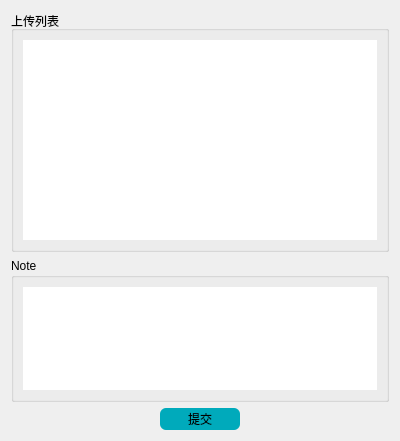
<?xml version="1.0" encoding="UTF-8"?>
<ui version="4.0">
 <class>SubmitAsset</class>
 <widget class="QWidget" name="SubmitAsset">
  <property name="geometry">
   <rect>
    <x>0</x>
    <y>0</y>
    <width>400</width>
    <height>441</height>
   </rect>
  </property>
  <property name="windowTitle">
   <string>资产提交</string>
  </property>
  <layout class="QVBoxLayout" name="verticalLayout">
   <item>
    <layout class="QVBoxLayout" name="verticalLayout_2" stretch="5,3">
     <item>
      <widget class="QGroupBox" name="groupBox_2">
       <property name="title">
        <string>上传列表</string>
       </property>
       <layout class="QVBoxLayout" name="verticalLayout_4">
        <item>
         <widget class="QListWidget" name="SubmitFiles">
          <property name="styleSheet">
           <string notr="true">border-radius:2;</string>
          </property>
         </widget>
        </item>
       </layout>
      </widget>
     </item>
     <item>
      <widget class="QGroupBox" name="groupBox">
       <property name="title">
        <string>Note</string>
       </property>
       <layout class="QVBoxLayout" name="verticalLayout_3">
        <item>
         <widget class="QTextEdit" name="Note">
          <property name="styleSheet">
           <string notr="true">border-radius:2;</string>
          </property>
         </widget>
        </item>
       </layout>
      </widget>
     </item>
    </layout>
   </item>
   <item>
    <layout class="QHBoxLayout" name="horizontalLayout">
     <item>
      <spacer name="horizontalSpacer_2">
       <property name="orientation">
        <enum>Qt::Horizontal</enum>
       </property>
       <property name="sizeHint" stdset="0">
        <size>
         <width>40</width>
         <height>20</height>
        </size>
       </property>
      </spacer>
     </item>
     <item>
      <widget class="QPushButton" name="Submit">
       <property name="sizePolicy">
        <sizepolicy hsizetype="Minimum" vsizetype="Minimum">
         <horstretch>0</horstretch>
         <verstretch>0</verstretch>
        </sizepolicy>
       </property>
       <property name="minimumSize">
        <size>
         <width>80</width>
         <height>0</height>
        </size>
       </property>
       <property name="styleSheet">
        <string notr="true">QPushButton{
	background-color:#00aabb;
	border-radius:6px;
	padding:2px 4px;
}</string>
       </property>
       <property name="text">
        <string>提交</string>
       </property>
      </widget>
     </item>
     <item>
      <spacer name="horizontalSpacer">
       <property name="orientation">
        <enum>Qt::Horizontal</enum>
       </property>
       <property name="sizeHint" stdset="0">
        <size>
         <width>40</width>
         <height>20</height>
        </size>
       </property>
      </spacer>
     </item>
    </layout>
   </item>
   <item>
    <spacer name="verticalSpacer">
     <property name="orientation">
      <enum>Qt::Vertical</enum>
     </property>
     <property name="sizeType">
      <enum>QSizePolicy::Maximum</enum>
     </property>
     <property name="sizeHint" stdset="0">
      <size>
       <width>20</width>
       <height>20</height>
      </size>
     </property>
    </spacer>
   </item>
  </layout>
 </widget>
 <resources/>
 <connections/>
</ui>
